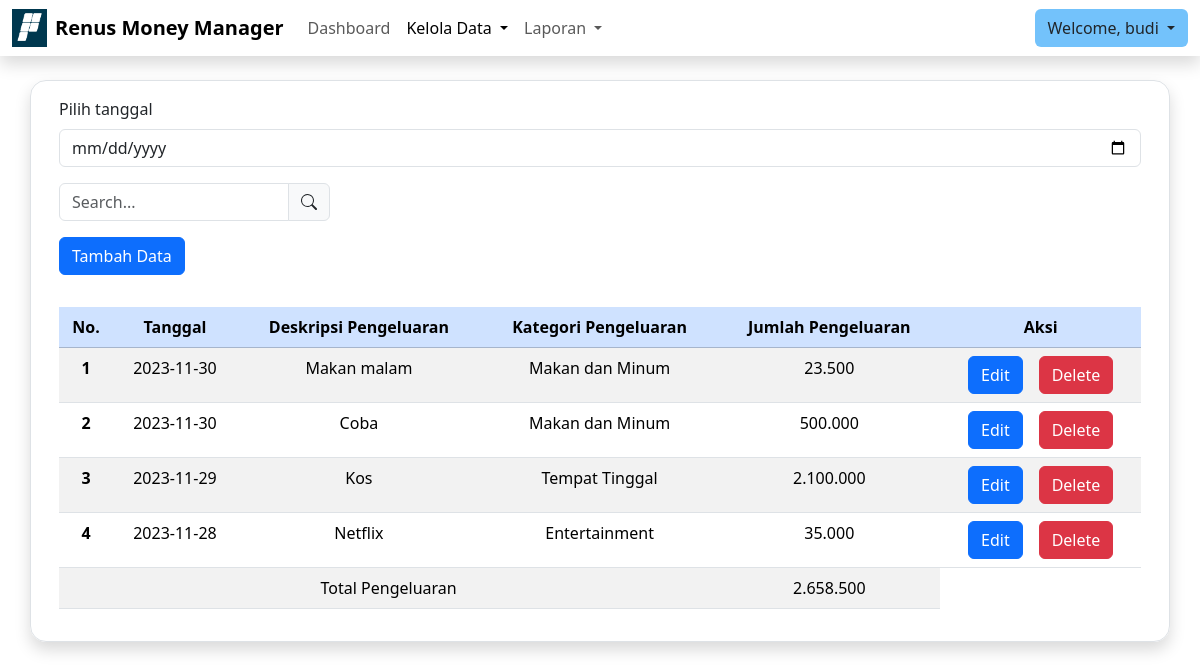
The app's page /kelolaPengeluaran.php (signed in) with its own data.
### tables this page shows
CREATE TABLE `pengeluaran` (
  `id_pengeluaran` int(11) NOT NULL,
  `tanggal` date NOT NULL,
  `deskripsi` varchar(50) NOT NULL,
  `id_kategori` int(11) NOT NULL,
  `jumlah` int(11) NOT NULL,
  `id_user` int(11) NOT NULL
);

CREATE TABLE `kategori_pengeluaran` (
  `id_kategori` int(11) NOT NULL,
  `nama_kategori` varchar(255) NOT NULL
);

### functions/query.php (called while the page is built)
<?php
    $db = mysqli_connect('localhost', 'u749483805_cash', 'Ramadani1234?', 'u749483805_cash');
    if (mysqli_connect_error() == true) {
        die('Gagal terhubung ke database');
        return false;
    } else {
        return true;
    }
    function query($query) {
        global $db;
        $result = mysqli_query($db, $query);
        $rows = [];
        while( $row = mysqli_fetch_assoc($result) ) {
            $rows[] = $row;
        }
        return $rows;
    }
?>

### kelolaPengeluaran.php (the view, shortened to what this page needs)
<?php
    require 'functions/query.php';
    if(isset($_COOKIE['login'])) {
        if ($_COOKIE['level'] == 'user') {
            $_SESSION['login'] = true;
            $username = $_COOKIE['login'];
            $id = $_COOKIE['id'];
        }
        elseif ($_COOKIE['level'] == 'admin') {
            $_SESSION['login'] = true;
            header('Location: kelolaPengguna');
        }
    }
    elseif ($_SESSION['role'] == 'user') {
        $username = $_SESSION['user'];
        $id = $_SESSION['id'];
    }
    else {
        if ($_SESSION['role'] == 'admin') {
            header('Location: kelolaPengguna');
            exit;
        }
    }
    if (isset($_GET['filter_tgl'])) {
        $date = $_GET['filter_tgl'];
        $queryPengeluaran = "SELECT * FROM pengeluaran
                            JOIN kategori_pengeluaran ON pengeluaran.id_kategori = kategori_pengeluaran.id_kategori
                            WHERE tanggal = '$date' AND id_user = '$id'
                            ORDER BY tanggal DESC
                            ";
    } else {
        $queryPengeluaran = "SELECT * FROM pengeluaran
                            JOIN kategori_pengeluaran ON pengeluaran.id_kategori = kategori_pengeluaran.id_kategori
                            WHERE id_user = '$id'
                            ORDER BY tanggal DESC
                            ";
    }
    $pengeluaran = query($queryPengeluaran);
?>
<!DOCTYPE html>
<html lang="en">
<head>
    <link href="https://cdn.jsdelivr.net/npm/bootstrap@5.3.2/dist/css/bootstrap.min.css" rel="stylesheet">
</head>
<body>
    <nav class="navbar navbar-expand-lg bg-white shadow sticky-top">
        <div class="container-fluid">
            <img src="img/rns.png" width="35px">
            <div class="ms-2 navbar-brand fw-bold">Renus Money Manager</div>
            <div class="collapse navbar-collapse" id="navbarSupportedContent">
                <ul class="navbar-nav me-auto mb-2 mb-lg-0">
                    <li class="nav-item">
                        <a class="nav-link" aria-current="page" href="dashboard">Dashboard</a>
                    </li>
                    <li class="nav-item dropdown">
                        <a class="nav-link active dropdown-toggle" href="#" role="button" data-bs-toggle="dropdown" aria-expanded="false">
                            Kelola Data
                        </a>
                    </li>
                    <li class="nav-item dropdown">
                        <a class="nav-link dropdown-toggle" href="#" role="button" data-bs-toggle="dropdown" aria-expanded="false">
                            Laporan
                        </a>
                    </li>
                </ul>
            </div>
            <div class="dropdown">
                <button class="btn dropdown-toggle" style="background: #73c2fb" type="button" data-bs-toggle="dropdown" aria-expanded="false">
                    Welcome, <?= $username ?>
                </button>
            </div>
        </div>
    </nav>
    <div class="container mt-4 border rounded-4 shadow">
        <div class="row">
            <div class="col">
                <div class="m-3">
                    <form action="kelolaPengeluaran" method="GET">
                        <label for="filter" class="mb-2">Pilih tanggal</label>
                        <input type="date"x class="form-control" id="filter" name="filter_tgl" onchange="submit()">
                    </form>
                </div>
                <div class="m-3">
                    <form action="kelolaPengeluaran" method="GET" id="search-form">
                        <div class="input-group mb-3 w-25">
                            <input type="text" class="form-control" placeholder="Search..." aria-label="Search" aria-describedby="search-bar" name="search_query">
                            <span class="input-group-text" id="search-bar" onclick="$('#search-form').submit()">
                            </span>
                        </div>
                    </form>
                </div>
                <div class="m-3">
                    <button type="button" class="btn btn-primary" data-bs-toggle="modal" data-bs-target="#modalTambah">
                        Tambah Data
                    </button>
                </div>
                <div class="p-3">
                    <table class="table table-striped text-center">
                        <thead>
                            <tr class="table-primary">
                            <th scope="col">No.</th>
                            <th scope="col">Tanggal</th>
                            <th scope="col">Deskripsi Pengeluaran</th>
                            <th scope="col">Kategori Pengeluaran</th>
                            <th scope="col">Jumlah Pengeluaran</th>
                            <th scope="col">Aksi</th>
                            </tr>
                        </thead>
                        <tbody>
                            <?php
                                $index = 1;
                                $totalPengeluaran = 0;
                            ?>
                            <?php foreach($pengeluaran as $p) : ?>
                            <tr>
                                <th scope="row"> <?= $index ?> </th>
                                <td> <?= $p['tanggal'] ?> </td>
                                <td> <?= $p['deskripsi'] ?> </td>
                                <td> <?= $p['nama_kategori'] ?> </td>
                                <td> <?= str_replace(',', '.', number_format($p['jumlah'])); ?> </td>
                                <td>
                                    <div class="d-flex justify-content-center">
                                        <button type="button" class="btn btn-primary me-3" data-bs-toggle="modal" data-bs-target="#modalEdit"
                                                data-tgl="<?= $p['tanggal'] ?>" data-deskripsi="<?= $p['deskripsi'] ?>"
                                                data-jumlah="<?= $p['jumlah'] ?>" data-id-pengeluaran="<?= $p['id_pengeluaran'] ?>">
                                            Edit
                                        </button>
                                        <form action="functions/hapusData" method="POST">
                                            <button type="submit" class="btn btn-danger">Delete</button>
                                        </form>
                                    </div>
                                </td>
                            </tr>
                            <?php
                                $index++;
                                $totalPengeluaran += $p['jumlah'];
                            ?>
                            <?php endforeach; ?>
                            <?php if (count($pengeluaran) > 0) : ?>
                            <tr>
                                <td colspan="4">Total Pengeluaran</td>
                                <td> <?= str_replace(',', '.', number_format($totalPengeluaran)); ?> </td>
                            </tr>
                            <?php endif; ?>
                        </tbody>
                    </table>
                </div>
            </div>
        </div>
    </div>
</body>
</html>

### records on screen
pengeluaran: tanggal "2023-11-30", deskripsi "Makan malam", id_kategori.nama_kategori "Makan dan Minum", jumlah "23.500"
pengeluaran: tanggal "2023-11-30", deskripsi "Coba", id_kategori.nama_kategori "Makan dan Minum", jumlah "500.000"
pengeluaran: tanggal "2023-11-29", deskripsi "Kos", id_kategori.nama_kategori "Tempat Tinggal", jumlah "2.100.000"
pengeluaran: tanggal "2023-11-28", deskripsi "Netflix", id_kategori.nama_kategori "Entertainment", jumlah "35.000"

### other values on screen
$username "budi"
str_replace(',', '.', number_format($totalPengeluaran)) "2.658.500"
